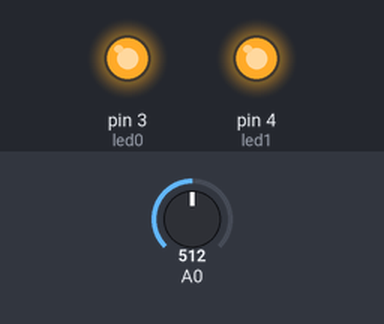
A sketch run on a simulated Arduino Uno, built with avr-gcc and run on an emulated ATmega328P. On the bench: output pins drawn as LEDs (lit = HIGH). The test bench sets the inputs (shaded band); at power-on: A0 = 512. Pins used as bus, display or sensor lines are not drawn.

Above: at 3.7 s.
3.8 s: A0 set to 214
5.4 s: A0 set to 196
At 6.7 s:
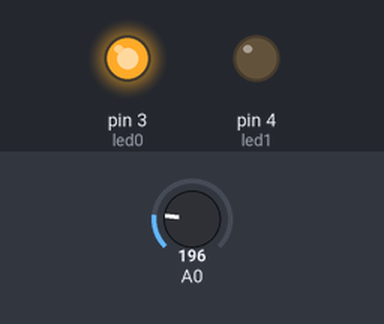
7.0 s: A0 set to 306
At 7.8 s:
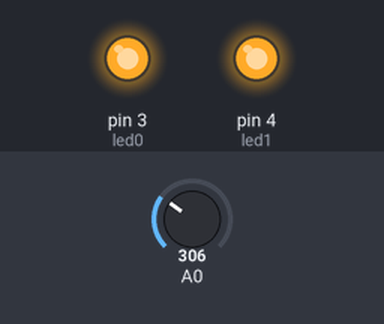
8.6 s: A0 set to 122
At 9.7 s:
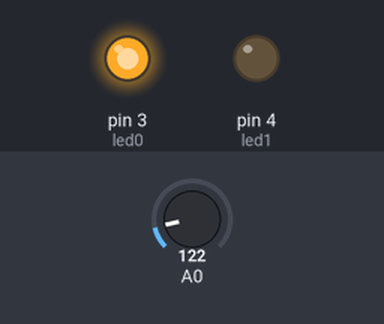
Timing chart, 0 to 11.1 s (numbered marks = the images above; inputs shaded):
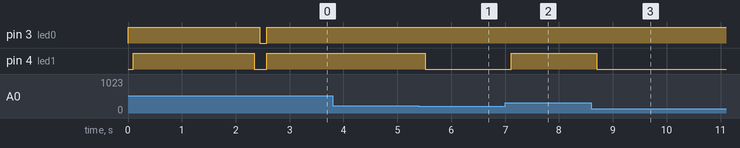

The sketch:

LED_Bargraph_Display.ino
```cpp
/*

  LED Bargraph Display
  6-1-2016

*/


// define connections for the lcd
const int data = 6;
const int clock = 7;
const int latch = 5;
const int led0 = 3;
const int led1 = 4;

void setup() {

  // init the digital pins as output
  pinMode(data, OUTPUT);
  pinMode(clock, OUTPUT);
  pinMode(latch, OUTPUT);
  pinMode(led0, OUTPUT);
  pinMode(led1, OUTPUT);

  // animate the display once during start-up
  AnimateDisplay();

}

void loop() {

  // read the analog port
  int voltage = analogRead(A0);

  // scaling of 0 to 5V (0 - 1023)
  voltage = voltage / 102;
  DisplayBar(voltage - 2);

  // control the bottom two leds
  if (voltage > 0)
  {
    digitalWrite(led0, HIGH);
  }
  else {
    digitalWrite(led0, LOW);
  }
  if (voltage > 1)
  {
    digitalWrite(led1, HIGH);
  }
  else {
    digitalWrite(led1, LOW);
  }
  // short delay
  delay(200);
}

void DisplayBar(char d)
{
   // define iterator
   int i;
   digitalWrite(data, HIGH);

   // turn on this number of leds
   for (i=0; i < d; i++)
   {
      digitalWrite(clock, LOW);
      delay(1);
      digitalWrite(clock, HIGH);
      delay(1);
   }

   // put remaining zeros to keep leds off
   digitalWrite(data, LOW);

   for (i=0; i < (8 - d); i++)
   {
     digitalWrite(clock, LOW);
     delay(1);
     digitalWrite(clock, HIGH);
     delay(1);
   }

   // latch the data
   digitalWrite(latch, LOW);
   delay(10);
   digitalWrite(latch, HIGH);

}

void AnimateDisplay()
{
   // define iterator
   int i;

   // bar graph goes upwards
   digitalWrite(led0, HIGH);
   delay(100);
   digitalWrite(led1, HIGH);
   delay(100);

   // display rising bargraph
   for (i = 1; i < 9; i++)
   {
     DisplayBar(i);
     delay(100);
   }

   // bar graph goes downwards
   for (i = 8; i >= 0; i--)
   {
     DisplayBar(i);
     delay(100);
   }

   // turn off the two leds
   digitalWrite(led1, LOW);
   delay(100);
   digitalWrite(led0, LOW);
   delay(100);
}
```

Measured:
- the behaviour switches between 204 and 203 on A0 (found by bisection; images 0 and 1)
- after the input at 3.8 s, every drawn part: stays the same
- after the input at 5.4 s, pin 4 (led1): HIGH → LOW after 0.11 s
- after the input at 7.0 s, pin 4 (led1): LOW → HIGH after 0.11 s
- after the input at 8.6 s, pin 4 (led1): HIGH → LOW after 0.10 s
